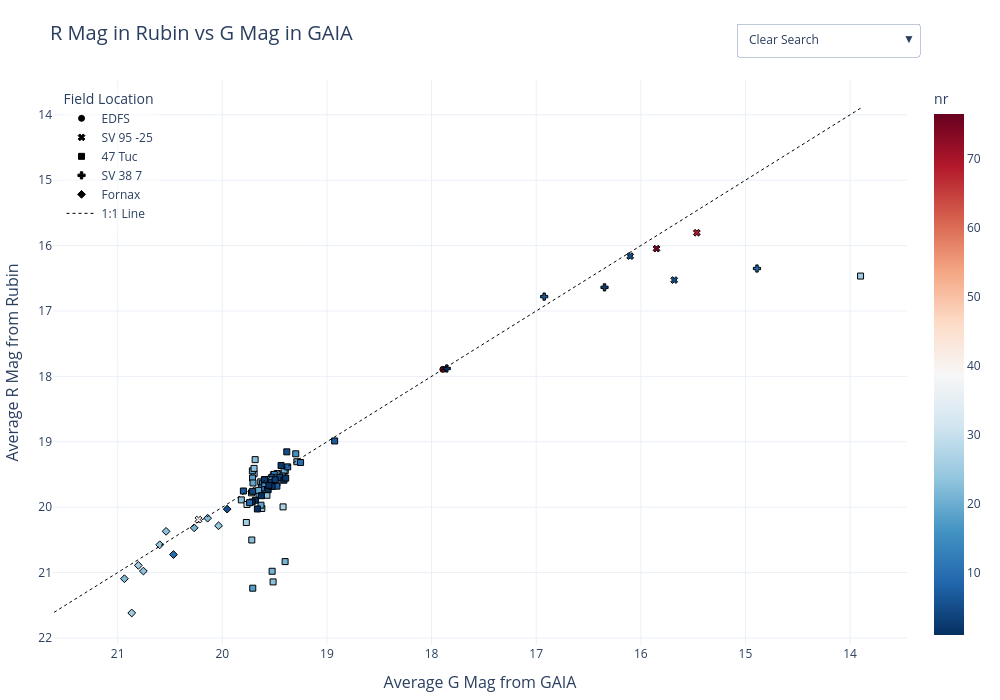

Write notebook code for a chart like this one.
### Code cell
diaObj_df["diaObjectId_str"] = diaObj_df["diaObjectId"].astype(str)
fig = px.scatter(
    diaObj_df, 
    x="DR3_phot_g_mean_mag", 
    y="mean_r_mag",
    color="nr",
    symbol="DR3_field_loc_center",
    symbol_sequence=['circle', 'x', 'square', 'cross', 'diamond'],
    hover_name="diaObjectId_str",  
    color_continuous_scale=px.colors.diverging.RdBu_r,
    title="R Mag in Rubin vs G Mag in GAIA",
    hover_data=["in_Obj","DR3_best_classification"],
    labels={
        "in_Obj":"In Object Table",
        "DR3_phot_g_mean_mag": "Average G Mag from GAIA",
        "mean_r_mag": "Average R Mag from Rubin",
        "nr": "nr",
        "DR3_best_classification":"RRL Class"
    }
)


line_range = [
    min(diaObj_df["mean_r_mag"].min(), diaObj_df["DR3_phot_g_mean_mag"].min()),
    max(diaObj_df["mean_r_mag"].max(), diaObj_df["DR3_phot_g_mean_mag"].max())
]

fig.add_trace(
    go.Scatter(
        x=line_range, 
        y=line_range, 
        mode="lines", 
        line=dict(color="black", dash="dot", width=1),
        name="1:1 Line",
        showlegend=True,
        hoverinfo='skip' 
    )
)


fig.update_layout(
    xaxis=dict(autorange="reversed", title_font=dict(size=16)),
    yaxis=dict(autorange="reversed", title_font=dict(size=16)),
    title_font=dict(size=20),
    template="plotly_white",
    legend_title_text="Field Location",
    legend=dict(
        yanchor="top",
        y=0.99,
        xanchor="left",
        x=0.01,
        bgcolor="rgba(255, 255, 255, 0.5)" 
    )
)

id_list = diaObj_df["diaObjectId_str"].unique().tolist()

search_buttons = []

search_buttons.append(dict(
    args=[{"selectedpoints": [None]}],
    label="Clear Search",
    method="restyle"
))


for star_id in id_list:
    idx = diaObj_df.index[diaObj_df["diaObjectId_str"] == star_id].tolist()
    
    search_buttons.append(dict(
        args=[{"selectedpoints": [idx]}], # Highlights the specific point
        label=f"ID: {star_id}",
        method="restyle"
    ))

fig.update_layout(
    width=1000,  
    height=700,   
    margin=dict(l=50, r=50, t=80, b=50), 
    clickmode='event+select',
    updatemenus=[
        dict(
            buttons=search_buttons,
            direction="down",
            showactive=True,
            x=0.8, # Adjust position to not overlap your legend
            y=1.1,
            xanchor="left",
            yanchor="top",
            active=0
        )
    ]
)


fig.update_traces(marker=dict(line=dict(width=1, color='Black')))
fig.write_html(f"{extra_auto_path}/mag_mag_interactive.html")
#fig.write_image(f"{png_auto_path}/mag_mag_interactive.png",scale=3)
fig.show()

### Figure 1 — Plotly figure (JSON) as saved in the notebook; plotly's stock layout.template omitted (floating-point values rounded to 4 significant figures; data arrays with more than 128 entries replaced by an {"elided": "..."} marker saying what was removed)
{"data": [{"customdata": [[true, "RRab"]], "hovertemplate": "<b>%{hovertext}</b><br><br>DR3_field_loc_center=EDFS<br>Average G Mag from GAIA=%{x}<br>Average R Mag from Rubin=%{y}<br>In Object Table=%{customdata[0]}<br>RRL Class=%{customdata[1]}<br>nr=%{marker.color}<extra></extra>", "hovertext": ["592913981740417050"], "legendgroup": "EDFS", "marker": {"color": [76], "coloraxis": "coloraxis", "line": {"color": "Black", "width": 1}, "symbol": "circle"}, "mode": "markers", "name": "EDFS", "orientation": "v", "showlegend": true, "type": "scatter", "x": [17.89], "xaxis": "x", "y": [17.89], "yaxis": "y"}, {"customdata": [[true, "RRc"], [true, "RRab"], [true, "RRab"], [true, "RRab"], [true, "RRab"]], "hovertemplate": "<b>%{hovertext}</b><br><br>DR3_field_loc_center=SV 95 -25<br>Average G Mag from GAIA=%{x}<br>Average R Mag from Rubin=%{y}<br>In Object Table=%{customdata[0]}<br>RRL Class=%{customdata[1]}<br>nr=%{marker.color}<extra></extra>", "hovertext": ["614436990573609020", "614438433682620451", "614431011979133047", "614439052157911527", "614439120877387848"], "legendgroup": "SV 95 -25", "marker": {"color": [75, 69, 39, 5, 5], "coloraxis": "coloraxis", "line": {"color": "Black", "width": 1}, "symbol": "x"}, "mode": "markers", "name": "SV 95 -25", "orientation": "v", "showlegend": true, "type": "scatter", "x": [15.85, 15.46, 20.23, 15.68, 16.1], "xaxis": "x", "y": [16.05, 15.8, 20.19, 16.53, 16.16], "yaxis": "y"}, {"customdata": {"elided": "65x2 mixed values"}, "hovertemplate": "<b>%{hovertext}</b><br><br>DR3_field_loc_center=47 Tuc<br>Average G Mag from GAIA=%{x}<br>Average R Mag from Rubin=%{y}<br>In Object Table=%{customdata[0]}<br>RRL Class=%{customdata[1]}<br>nr=%{marker.color}<extra></extra>", "hovertext": ["579575943622820639", "579576699537065382", "579575943622820362", "579575874903343585", "579578073926598690", "579576699537065428", "579575874903343152", "579583915082121454", "579575943622821082", "579575943622820700", "579584602276888798", "579584602276888792", "579576012342296907", "579584602276888841", "579577386731835638", "579576562098112760", "579583296606830677", "579578623682412863", "579575943622820400", "579578142646075468", "579578623682412826", "579578692401889575", "579583915082121525", "579584602276888912", "579583915082121362", "579577455451308889", "579575256428052608", "579575256428052935", "579583227887354430", "579576562098112444", "579575874903343319", "579577386731832790", "579585289471656348", "579576768256541517", "579578623682412772", "579575806183866665", "579575256428052807", "579584602276889898", "579584533557411857", "579586045385900053", "579575256428052817", "579584602276889892", "579578761121366624", "579583915082122253", "579578073926600498", "579583915082121417", "579578623682413554", "579583983801598676", "579576836976017478", "579578073926601016", "579585976666423409", "579574569233285135", "579584602276889614", "579583915082122929", "579578692401891372", "579584533557412032", "579578211365552184", "579576699537071178", "579575187708576418", "579578623682413757", "579577524170785196", "579583227887354659", "579583846362644646", "579583846362644892", "579583159167877148"], "legendgroup": "47 Tuc", "marker": {"color": [28, 25, 26, 25, 26, 20, 27, 23, 20, 24, 24, 24, 16, 20, 19, 23, 23, 19, 28, 14, 10, 15, 21, 13, 16, 4, 10, 8, 18, 21, 29, 18, 16, 4, 7, 23, 5, 21, 10, 7, 4, 19, 1, 19, 18, 23, 4, 23, 3, 21, 3, 1, 8, 25, 1, 9, 2, 23, 2, 1, 1, 7, 2, 2, 1], "coloraxis": "coloraxis", "line": {"color": "Black", "width": 1}, "symbol": "square"}, "mode": "markers", "name": "47 Tuc", "orientation": "v", "showlegend": true, "type": "scatter", "x": [19.4, 19.62, 19.77, 19.41, 19.63, 19.41, 19.42, 19.7, 19.63, 19.72, 19.47, 19.51, 19.3, 19.43, 19.63, 19.72, 19.82, 19.29, 19.53, 19.62, 19.62, 19.57, 19.48, 19.5, 19.6, 19.52, 19.25, 19.53, 19.71, 19.4, 19.76, 19.71, 19.55, 19.45, 18.93, 19.57, 19.38, 19.65, 19.6, 19.8, 19.71, 19.71, 19.68, 19.65, 19.71, 19.69, 19.53, 19.7, 19.49, 19.52, 19.6, 19.72, 19.38, 13.9, 19.56, 19.74, 19.41, 19.51, 19.39, 19.63, 19.66, 19.48, 19.44, 19.52, 19.55], "xaxis": "x", "y": [19.44, 20.02, 20.23, 19.55, 19.81, 19.44, 20.0, 19.49, 19.61, 19.78, 19.48, 19.5, 19.18, 19.53, 19.97, 20.5, 19.89, 19.31, 19.55, 19.63, 19.7, 19.66, 19.63, 19.5, 19.64, 19.6, 19.32, 19.54, 19.55, 20.83, 19.96, 21.24, 19.58, 19.54, 18.99, 19.82, 19.15, 19.8, 19.58, 19.75, 19.76, 19.63, 19.89, 19.74, 19.44, 19.27, 19.63, 19.41, 19.58, 20.98, 19.58, 19.92, 19.38, 16.47, 19.73, 19.93, 19.59, 21.14, 19.56, 19.82, 20.03, 19.68, 19.36, 19.68, 19.67], "yaxis": "y"}, {"customdata": [[true, "RRab"], [true, "RRab"], [true, "RRab"], [true, "RRab"]], "hovertemplate": "<b>%{hovertext}</b><br><br>DR3_field_loc_center=SV 38 7<br>Average G Mag from GAIA=%{x}<br>Average R Mag from Rubin=%{y}<br>In Object Table=%{customdata[0]}<br>RRL Class=%{customdata[1]}<br>nr=%{marker.color}<extra></extra>", "hovertext": ["648375409829740567", "650026120380416015", "648367026053579380", "648363727518695436"], "legendgroup": "SV 38 7", "marker": {"color": [7, 3, 9, 1], "coloraxis": "coloraxis", "line": {"color": "Black", "width": 1}, "symbol": "cross"}, "mode": "markers", "name": "SV 38 7", "orientation": "v", "showlegend": true, "type": "scatter", "x": [16.92, 16.35, 14.89, 17.85], "xaxis": "x", "y": [16.78, 16.64, 16.35, 17.88], "yaxis": "y"}, {"customdata": [[false, "RRab"], [false, "RRab"], [false, "RRc"], [false, "RRab"], [false, "RRab"], [false, "RRc"], [false, "RRab"], [false, "RRab"], [false, "RRc"], [true, "RRab"], [false, "RRab"]], "hovertemplate": "<b>%{hovertext}</b><br><br>DR3_field_loc_center=Fornax<br>Average G Mag from GAIA=%{x}<br>Average R Mag from Rubin=%{y}<br>In Object Table=%{customdata[0]}<br>RRL Class=%{customdata[1]}<br>nr=%{marker.color}<extra></extra>", "hovertext": ["604064060438217129", "604064060438216798", "604064816352460877", "604064747632984333", "604064129157694658", "604064129157694654", "604064060438217317", "604064197877170956", "604063510682403181", "605447864541249749", "604062754768160433"], "legendgroup": "Fornax", "marker": {"color": [22, 21, 24, 24, 25, 25, 22, 23, 23, 5, 10], "coloraxis": "coloraxis", "line": {"color": "Black", "width": 1}, "symbol": "diamond"}, "mode": "markers", "name": "Fornax", "orientation": "v", "showlegend": true, "type": "scatter", "x": [20.14, 20.27, 20.6, 20.04, 20.87, 20.8, 20.94, 20.75, 20.54, 19.95, 20.47], "xaxis": "x", "y": [20.17, 20.32, 20.58, 20.28, 21.62, 20.89, 21.09, 20.98, 20.37, 20.03, 20.72], "yaxis": "y"}, {"hoverinfo": "skip", "line": {"color": "black", "dash": "dot", "width": 1}, "marker": {"line": {"color": "Black", "width": 1}}, "mode": "lines", "name": "1:1 Line", "showlegend": true, "type": "scatter", "x": [13.9, 21.62], "y": [13.9, 21.62]}], "layout": {"clickmode": "event+select", "coloraxis": {"colorbar": {"title": {"text": "nr"}}, "colorscale": [[0, "rgb(5,48,97)"], [0.1, "rgb(33,102,172)"], [0.2, "rgb(67,147,195)"], [0.3, "rgb(146,197,222)"], [0.4, "rgb(209,229,240)"], [0.5, "rgb(247,247,247)"], [0.6, "rgb(253,219,199)"], [0.7, "rgb(244,165,130)"], [0.8, "rgb(214,96,77)"], [0.9, "rgb(178,24,43)"], [1, "rgb(103,0,31)"]]}, "height": 700, "legend": {"bgcolor": "rgba(255, 255, 255, 0.5)", "title": {"text": "Field Location"}, "tracegroupgap": 0, "x": 0.01, "xanchor": "left", "y": 0.99, "yanchor": "top"}, "margin": {"b": 50, "l": 50, "r": 50, "t": 80}, "title": {"font": {"size": 20}, "text": "R Mag in Rubin vs G Mag in GAIA"}, "updatemenus": [{"active": 0, "buttons": [{"args": [{"selectedpoints": [null]}], "label": "Clear Search", "method": "restyle"}, {"args": [{"selectedpoints": [[0]]}], "label": "ID: 592913981740417050", "method": "restyle"}, {"args": [{"selectedpoints": [[1]]}], "label": "ID: 614436990573609020", "method": "restyle"}, {"args": [{"selectedpoints": [[2]]}], "label": "ID: 614438433682620451", "method": "restyle"}, {"args": [{"selectedpoints": [[3]]}], "label": "ID: 614431011979133047", "method": "restyle"}, {"args": [{"selectedpoints": [[4]]}], "label": "ID: 579575943622820639", "method": "restyle"}, {"args": [{"selectedpoints": [[5]]}], "label": "ID: 579576699537065382", "method": "restyle"}, {"args": [{"selectedpoints": [[6]]}], "label": "ID: 579575943622820362", "method": "restyle"}, {"args": [{"selectedpoints": [[7]]}], "label": "ID: 579575874903343585", "method": "restyle"}, {"args": [{"selectedpoints": [[8]]}], "label": "ID: 579578073926598690", "method": "restyle"}, {"args": [{"selectedpoints": [[9]]}], "label": "ID: 579576699537065428", "method": "restyle"}, {"args": [{"selectedpoints": [[10]]}], "label": "ID: 579575874903343152", "method": "restyle"}, {"args": [{"selectedpoints": [[11]]}], "label": "ID: 579583915082121454", "method": "restyle"}, {"args": [{"selectedpoints": [[12]]}], "label": "ID: 579575943622821082", "method": "restyle"}, {"args": [{"selectedpoints": [[13]]}], "label": "ID: 579575943622820700", "method": "restyle"}, {"args": [{"selectedpoints": [[14]]}], "label": "ID: 579584602276888798", "method": "restyle"}, {"args": [{"selectedpoints": [[15]]}], "label": "ID: 579584602276888792", "method": "restyle"}, {"args": [{"selectedpoints": [[16]]}], "label": "ID: 579576012342296907", "method": "restyle"}, {"args": [{"selectedpoints": [[17]]}], "label": "ID: 579584602276888841", "method": "restyle"}, {"args": [{"selectedpoints": [[18]]}], "label": "ID: 579577386731835638", "method": "restyle"}, {"args": [{"selectedpoints": [[19]]}], "label": "ID: 579576562098112760", "method": "restyle"}, {"args": [{"selectedpoints": [[20]]}], "label": "ID: 579583296606830677", "method": "restyle"}, {"args": [{"selectedpoints": [[21]]}], "label": "ID: 579578623682412863", "method": "restyle"}, {"args": [{"selectedpoints": [[22]]}], "label": "ID: 579575943622820400", "method": "restyle"}, {"args": [{"selectedpoints": [[23]]}], "label": "ID: 579578142646075468", "method": "restyle"}, {"args": [{"selectedpoints": [[24]]}], "label": "ID: 648375409829740567", "method": "restyle"}, {"args": [{"selectedpoints": [[25]]}], "label": "ID: 579578623682412826", "method": "restyle"}, {"args": [{"selectedpoints": [[26]]}], "label": "ID: 604064060438217129", "method": "restyle"}, {"args": [{"selectedpoints": [[27]]}], "label": "ID: 579578692401889575", "method": "restyle"}, {"args": [{"selectedpoints": [[28]]}], "label": "ID: 604064060438216798", "method": "restyle"}, {"args": [{"selectedpoints": [[29]]}], "label": "ID: 579583915082121525", "method": "restyle"}, {"args": [{"selectedpoints": [[30]]}], "label": "ID: 579584602276888912", "method": "restyle"}, {"args": [{"selectedpoints": [[31]]}], "label": "ID: 604064816352460877", "method": "restyle"}, {"args": [{"selectedpoints": [[32]]}], "label": "ID: 614439052157911527", "method": "restyle"}, {"args": [{"selectedpoints": [[33]]}], "label": "ID: 579583915082121362", "method": "restyle"}, {"args": [{"selectedpoints": [[34]]}], "label": "ID: 604064747632984333", "method": "restyle"}, {"args": [{"selectedpoints": [[35]]}], "label": "ID: 579577455451308889", "method": "restyle"}, {"args": [{"selectedpoints": [[36]]}], "label": "ID: 604064129157694658", "method": "restyle"}, {"args": [{"selectedpoints": [[37]]}], "label": "ID: 579575256428052608", "method": "restyle"}, {"args": [{"selectedpoints": [[38]]}], "label": "ID: 579575256428052935", "method": "restyle"}, {"args": [{"selectedpoints": [[39]]}], "label": "ID: 604064129157694654", "method": "restyle"}, {"args": [{"selectedpoints": [[40]]}], "label": "ID: 579583227887354430", "method": "restyle"}, {"args": [{"selectedpoints": [[41]]}], "label": "ID: 579576562098112444", "method": "restyle"}, {"args": [{"selectedpoints": [[42]]}], "label": "ID: 579575874903343319", "method": "restyle"}, {"args": [{"selectedpoints": [[43]]}], "label": "ID: 579577386731832790", "method": "restyle"}, {"args": [{"selectedpoints": [[44]]}], "label": "ID: 579585289471656348", "method": "restyle"}, {"args": [{"selectedpoints": [[45]]}], "label": "ID: 614439120877387848", "method": "restyle"}, {"args": [{"selectedpoints": [[46]]}], "label": "ID: 579576768256541517", "method": "restyle"}, {"args": [{"selectedpoints": [[47]]}], "label": "ID: 579578623682412772", "method": "restyle"}, {"args": [{"selectedpoints": [[48]]}], "label": "ID: 604064060438217317", "method": "restyle"}, {"args": [{"selectedpoints": [[49]]}], "label": "ID: 579575806183866665", "method": "restyle"}, {"args": [{"selectedpoints": [[50]]}], "label": "ID: 579575256428052807", "method": "restyle"}, {"args": [{"selectedpoints": [[51]]}], "label": "ID: 579584602276889898", "method": "restyle"}, {"args": [{"selectedpoints": [[52]]}], "label": "ID: 579584533557411857", "method": "restyle"}, {"args": [{"selectedpoints": [[53]]}], "label": "ID: 650026120380416015", "method": "restyle"}, {"args": [{"selectedpoints": [[54]]}], "label": "ID: 579586045385900053", "method": "restyle"}, {"args": [{"selectedpoints": [[55]]}], "label": "ID: 579575256428052817", "method": "restyle"}, {"args": [{"selectedpoints": [[56]]}], "label": "ID: 604064197877170956", "method": "restyle"}, {"args": [{"selectedpoints": [[57]]}], "label": "ID: 579584602276889892", "method": "restyle"}, {"args": [{"selectedpoints": [[58]]}], "label": "ID: 579578761121366624", "method": "restyle"}, {"args": [{"selectedpoints": [[59]]}], "label": "ID: 579583915082122253", "method": "restyle"}, {"args": [{"selectedpoints": [[60]]}], "label": "ID: 604063510682403181", "method": "restyle"}, {"args": [{"selectedpoints": [[61]]}], "label": "ID: 579578073926600498", "method": "restyle"}, {"args": [{"selectedpoints": [[62]]}], "label": "ID: 605447864541249749", "method": "restyle"}, {"args": [{"selectedpoints": [[63]]}], "label": "ID: 579583915082121417", "method": "restyle"}, {"args": [{"selectedpoints": [[64]]}], "label": "ID: 579578623682413554", "method": "restyle"}, {"args": [{"selectedpoints": [[65]]}], "label": "ID: 579583983801598676", "method": "restyle"}, {"args": [{"selectedpoints": [[66]]}], "label": "ID: 579576836976017478", "method": "restyle"}, {"args": [{"selectedpoints": [[67]]}], "label": "ID: 579578073926601016", "method": "restyle"}, {"args": [{"selectedpoints": [[68]]}], "label": "ID: 579585976666423409", "method": "restyle"}, {"args": [{"selectedpoints": [[69]]}], "label": "ID: 579574569233285135", "method": "restyle"}, {"args": [{"selectedpoints": [[70]]}], "label": "ID: 579584602276889614", "method": "restyle"}, {"args": [{"selectedpoints": [[71]]}], "label": "ID: 579583915082122929", "method": "restyle"}, {"args": [{"selectedpoints": [[72]]}], "label": "ID: 579578692401891372", "method": "restyle"}, {"args": [{"selectedpoints": [[73]]}], "label": "ID: 579584533557412032", "method": "restyle"}, {"args": [{"selectedpoints": [[74]]}], "label": "ID: 579578211365552184", "method": "restyle"}, {"args": [{"selectedpoints": [[75]]}], "label": "ID: 579576699537071178", "method": "restyle"}, {"args": [{"selectedpoints": [[76]]}], "label": "ID: 579575187708576418", "method": "restyle"}, {"args": [{"selectedpoints": [[77]]}], "label": "ID: 579578623682413757", "method": "restyle"}, {"args": [{"selectedpoints": [[78]]}], "label": "ID: 648367026053579380", "method": "restyle"}, {"args": [{"selectedpoints": [[79]]}], "label": "ID: 648363727518695436", "method": "restyle"}, {"args": [{"selectedpoints": [[80]]}], "label": "ID: 604062754768160433", "method": "restyle"}, {"args": [{"selectedpoints": [[81]]}], "label": "ID: 579577524170785196", "method": "restyle"}, {"args": [{"selectedpoints": [[82]]}], "label": "ID: 579583227887354659", "method": "restyle"}, {"args": [{"selectedpoints": [[83]]}], "label": "ID: 579583846362644646", "method": "restyle"}, {"args": [{"selectedpoints": [[84]]}], "label": "ID: 579583846362644892", "method": "restyle"}, {"args": [{"selectedpoints": [[85]]}], "label": "ID: 579583159167877148", "method": "restyle"}], "direction": "down", "showactive": true, "x": 0.8, "xanchor": "left", "y": 1.1, "yanchor": "top"}], "width": 1000, "xaxis": {"anchor": "y", "autorange": "reversed", "domain": [0, 1], "title": {"font": {"size": 16}, "text": "Average G Mag from GAIA"}}, "yaxis": {"anchor": "x", "autorange": "reversed", "domain": [0, 1], "title": {"font": {"size": 16}, "text": "Average R Mag from Rubin"}}}}
